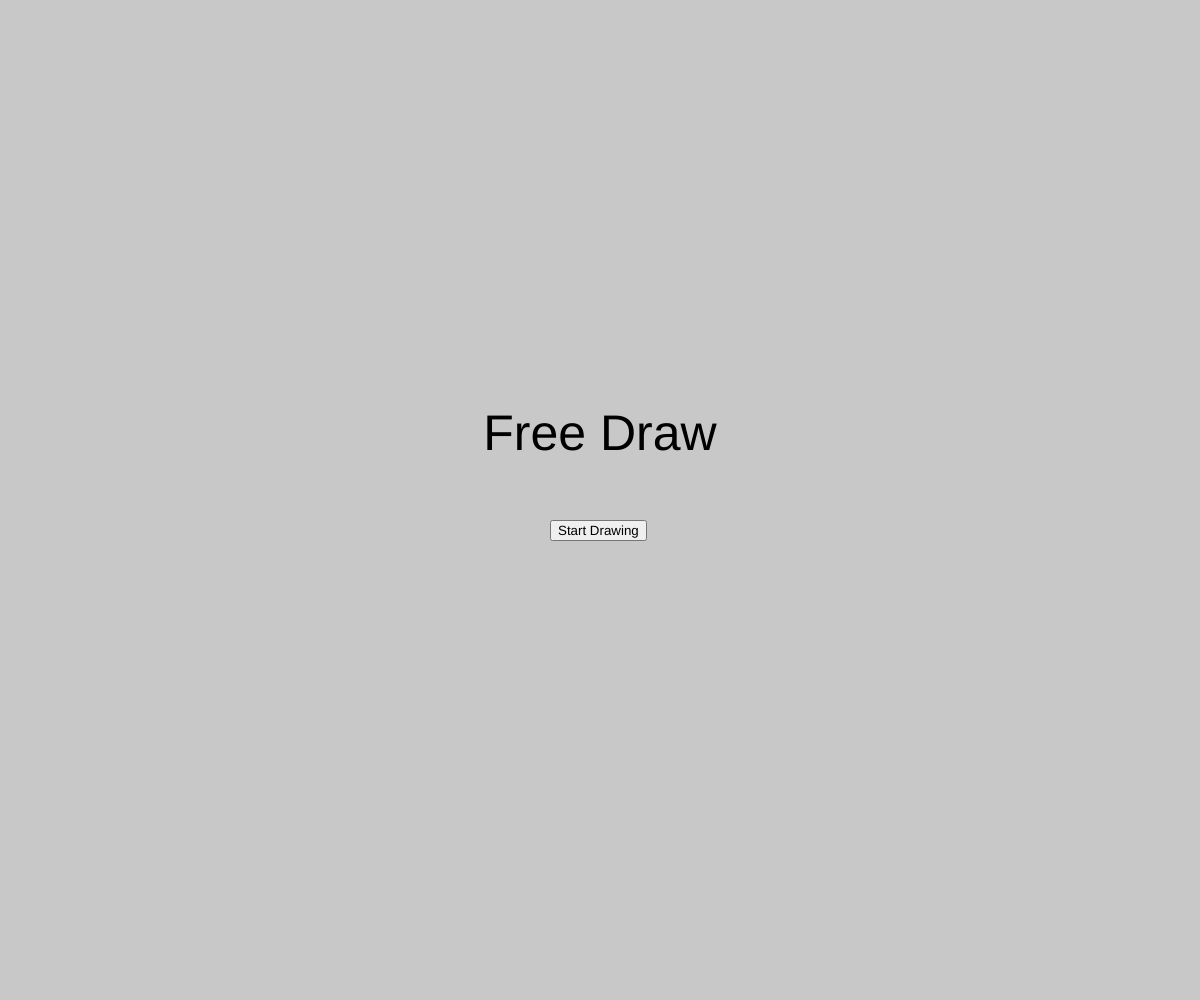
Frame 1 (no input)
Frame 60 (no input): identical to frame 1, image omitted
Frame 120 (the mouse pressed at the canvas centre since frame 60): identical to frame 1, image omitted

The p5.js sketch that drew this single still picture (run headless with seeded random() and noise() and a simulated clock; from frame 60 on, the mouse is pressed at the canvas centre):

// p5.js sketch
// ── sketch.js
// p5.js Interactive Scene Assignment
// Mark Meng
// Comp Sci 30, P4
// Mr. Schellenberg



// START OF CODE

// Stating Variables
let gameState = "start";
let startButton;
let radius = 40;
let circleSize = radius;
const sizeChange = 3;
let shapeType = "circle"; // Default shape
let backgroundShade = 150;
let shadeChange = 15;
let useColorPicker = false;
let colorPicker;
let canvasSnapshots = [];
let isDrawing = false;


function setup() {
  // Only create canvas when gameState is "drawing"
  if (gameState === "start") {
    // Start screen setup
    createCanvas(windowWidth, windowHeight);
    background(200);
    
    // Create a start button
    startButton = createButton('Start Drawing');
    startButton.position(windowWidth / 2 - 50, windowHeight / 2 + 20);
    startButton.mousePressed(startDrawing);
  } 
  else if (gameState === "drawing") {
    createCanvas(windowWidth, windowHeight);
    background(backgroundShade);
    frameRate(60);

    colorPicker = createColorPicker('ff0000');
    colorPicker.position(10, 150);
  }
}

function startDrawing() {
  gameState = "drawing";
  startButton.remove();
  clear();
  setup(); 
}

function startGame() {
  if (gameState === "start") {
    // Show the start screen
    showTitleScreen();
  } 
  else if (gameState === "drawing") {
    // Show the drawing canvas
    PenDisplay();
    textDisplay();
  }
}

function showTitleScreen() {
  background(200);  // Set background for the start screen
  textAlign(CENTER);
  textSize(50);
  fill("black");
  text("Free Draw", windowWidth / 2, windowHeight / 2 - 50);  // Title text
}

function draw() {
  startGame();
}


function PenDisplay() {
  // shows pen
  cursor(CROSS, mouseX, mouseY);
}

function textDisplay() {
  fill(backgroundShade, 200);
  noStroke();
  rect(0, 0, width, 140); // Adjust width to full canvas width

  // Set text color based on background shade
  let textColor = backgroundShade < 128 ? "white" : "black";
  fill(textColor);
  textAlign(CENTER); // Center the text

  // Display size/background shade indicator
  textSize(20);
  text(`Size: ${circleSize}`, width / 2, 30); // Centering horizontally
  text(`Background Shade: ${backgroundShade}`, width / 2, 50); // Centering horizontally

  // Display keyboard controls
  textSize(12);
  text("1: Circle | 2: Square | 3: Triangle", width / 2, 70); // Centering horizontally
  text("E: Reset Stroke Size | Q: Clear Screen | O / P: Change Background Shade", width / 2, 90); // Centering horizontally
  text("Z: Undo", width / 2, 110); // Centering horizontally

  // Clear the area before updating the color picker mode
  fill(backgroundShade, 200);
  noStroke();
  rect(0, 120, width, 20); // Adjust width to full canvas width

  // Update the color picker mode
  fill(textColor); // Use the same text color logic
  text(`Color Picker Mode: ${useColorPicker ? "ON" : "OFF"}`, width / 2, 130); // Centering horizontally
}

function mousePressed() {
  if (mouseButton === LEFT) {
    saveCanvasState();
    isDrawing = true;
  }
}

function mouseReleased() {
  isDrawing = false;
}


function mouseDragged() {

  if (isDrawing) {
    let shapeColor;
    if (useColorPicker) {
      shapeColor = colorPicker.color(); // Use color picker
    } else {
      shapeColor = [map(mouseX, 0, width, 255, 0), 0, map(mouseY, 0, height, 255, 0)];
    }
    fill(shapeColor);
    drawShape();
  }

  // Eraser
  if (mouseButton === RIGHT) {
    fill(backgroundShade);
    drawShape();
  }
}

function drawShape() {
  noStroke();
  
  // Shape Select
  if (shapeType === "circle") {
    circle(mouseX, mouseY, circleSize);
  }
  else if (shapeType === "square") {
    square(mouseX - circleSize / 2, mouseY - circleSize / 2, circleSize);
  }
  else if (shapeType === "triangle") {
    triangle(mouseX, mouseY - circleSize / 2, mouseX - circleSize / 2, mouseY + circleSize / 2, mouseX + circleSize / 2, mouseY + circleSize / 2);
  }
}


function saveCanvasState() {
  // Save current canvas state as an image
  canvasSnapshots.push(get());
}

function undoLastAction() {
  if (canvasSnapshots.length > 0) {
    let previousCanvas = canvasSnapshots.pop(); // Get the last saved state
    clear(); // Clear the canvas
    image(previousCanvas, 0, 0); // Restore the previous state
  }
}


// Increases the size of the shape when the user scrolls the mouse wheel. (Scroll up = increase size, scroll down = decrease size)
function mouseWheel(event) {
  let direction = event.delta;
  
  if (direction > 0 && circleSize > 5) {
    circleSize -= sizeChange;
  }
  else {
    circleSize += sizeChange;
  }
}

// User Controls - Allows User to Manipulate Canvas
function keyPressed() {
  if (key === "1") {
    shapeType = "circle"; // Change to circle
  } 
  else if (key === "2") {
    shapeType = "square"; // Change to square
  }
  else if (key === "3") {
    shapeType = "triangle"; // Default to triangle
  }
  else if (key === "e") {
    circleSize = radius; // Reset size
  }
  else if (key === "q") {
    clear();
    setup();
  }
  else if (key === "p") {
    if (backgroundShade < 255) {
      backgroundShade = backgroundShade + shadeChange;
      setup();
    }
  }
  else if (key === "o") {
    if (backgroundShade > 0) {
      backgroundShade = backgroundShade - shadeChange;
      setup();
    }
  }
  else if (key === "z") {
    undoLastAction();
  }
  else if (key === "c") {
    useColorPicker = !useColorPicker;
  }
}
